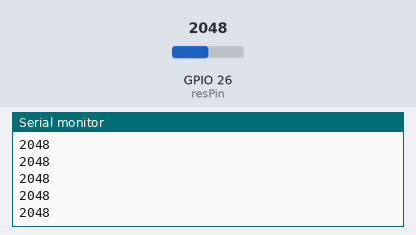
This sketch was run on a simulated ESP32. Parts: the last lines printed to the serial monitor. The inputs (shaded band) are chosen by the test bench; at power-on: GPIO 26 (resPin) = 2048.

Above: at 1.2 s.
1.3 s: GPIO 26 (resPin) set to 2866
At 1.31 s:
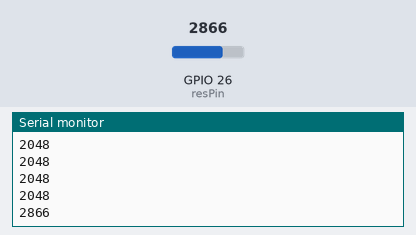
2.8 s: GPIO 26 (resPin) set to 3603
At 2.81 s:
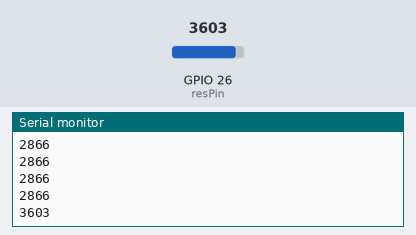
Timing chart, 0 to 5.8 s (numbered marks = the images above; inputs shaded):
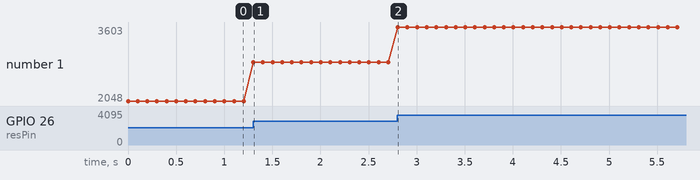

Measured:
- after the input at 1.3 s, the serial monitor: prints a new line at once (image 1)
- after the input at 2.8 s, the serial monitor: prints a new line at once (image 2)
- plotted number 1: 2048 → 2866 after the input at 1.3 s, 2866 → 3603 after the input at 2.8 s

The sketch:

Rotary_potentiometer.ino
```cpp
/*
 * Keyestudio 24 in 1 Starter Kit for Raspberry Pi Pico
 * lesson 11
 * Rotary potentiometer
 * http://www.keyestudio.com
*/
int analogVal = 0;
int resPin = 26; //the potentiometer is connected to ADC0
void setup() {
  Serial.begin(9600);//Set baud rate to 9600
}

void loop() {
  analogVal = analogRead(resPin);//read the value of the potentiometer
  Serial.println(analogVal);//print analog value
  delay(100);//delay in 100ms

}
```
